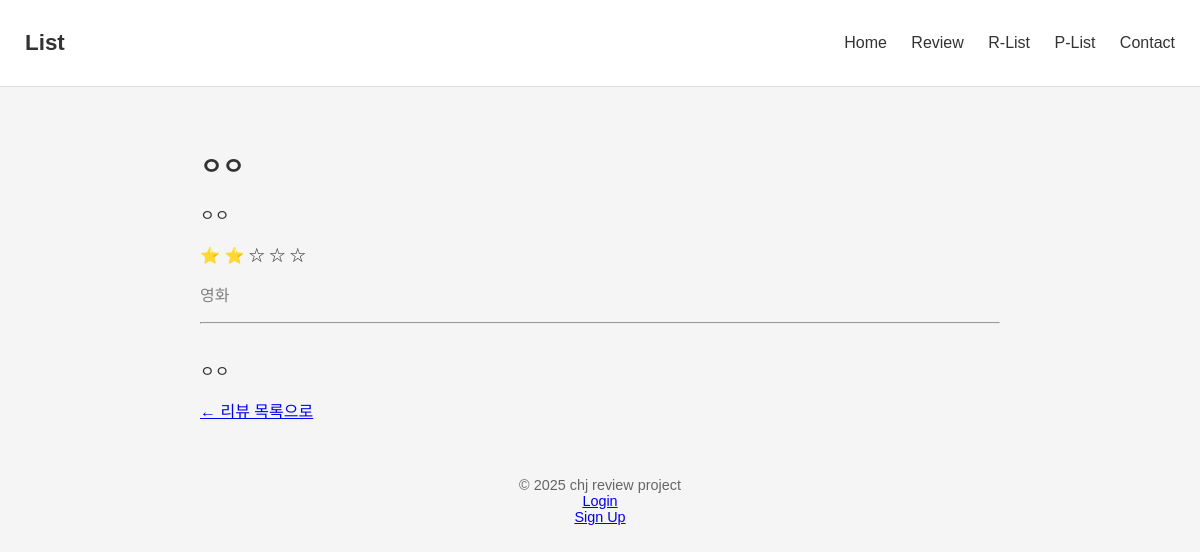
Page /review/14/ on the committed database.
### main/models.py (models this page shows, shortened)
class Review(models.Model):
    CATEGORY_CHOICES = [
        ('movie', '영화'),
        ('book', '도서'),
        ('music', '노래'),
    ]
    category = models.CharField(max_length=20, choices=CATEGORY_CHOICES)
    title = models.CharField(max_length=200)
    content = models.TextField()
    created_at = models.DateTimeField(auto_now_add=True)
    author = models.CharField(max_length=50)
    rating = models.IntegerField(default=0) #별점 남기기 기능

### main/views.py (the view)
# urls.py: path('review/<int:review_id>/', views.review_detail, name='review_detail'),
def review_detail(request, review_id):
    review = get_object_or_404(Review, id=review_id)
    return render(request, 'main/review_detail.html', {
        'review': review
    })

### main/templates/main/review_detail.html
{% extends "main/base.html" %}
{% block content %}
<div style="max-width: 800px; margin: 0 auto;">
    <h2>{{ review.title }}</h2>
    <p>{{ review.content }}</p>
    <p>
        {% for _ in "12345" %}
            {% if forloop.counter <= review.rating|default:0 %}
                ⭐
            {% else %}
                ☆
            {% endif %}
        {% endfor %}
    </p>
    <p style="color: gray;">
        {{ review.get_category_display }}
    </p>
    <hr>
    <p style="white-space: pre-line;">
        {{ review.content }}
    </p>
    <a href="{% url 'review_list' %}">← 리뷰 목록으로</a>
</div>
{% endblock %}

### main/static/main/style.css (style rules this page uses)
body { margin: 0; padding: 0; background-color: #f5f5f5; font-family: 'Apple SD Gothic Neo', sans-serif; color: #333; }

### rows in the picture
Review: title "ㅇㅇ", content "ㅇㅇ", rating 2 (drawn), category "영화"
